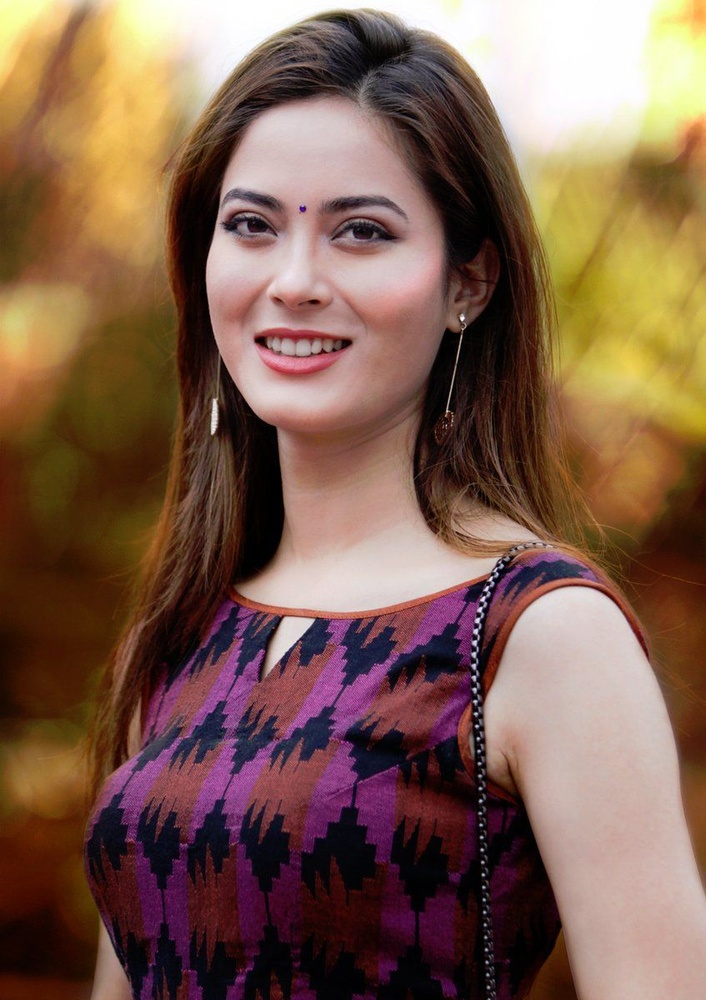
#> input picture Computer Vision/face detection using opencv/e6d0e49fb1f39374bdb727329cd4b5c1.jpg, 706 x 1000 px, shrunk from 847 x 1200 before the run, found by its file name
$ python face_detection.py
#> lines starting #> are read from the running program, lines starting #| are printed output that depends on the picture; after the words box and inside, x2 and y2 are one past the last pixel; in counts of white or black regions, pixels touching at a corner belong together
import cv2

imagePath = "C:/Users/niraj/Anaconda3/Projects/Computer Vision/face detection using opencv/e6d0e49fb1f39374bdb727329cd4b5c1.jpg"

cascadeClassifierPath = "C:/Program Files/opencv/build/etc/haarcascades/haarcascade_frontalface_alt.xml"

cascadeClassifier = cv2.CascadeClassifier(cascadeClassifierPath)
image = cv2.imread(imagePath)
#> image is the input picture: shape (1000, 706, 3); mean B, G, R 79.2, 95.8, 127.5

grayscaleImage = cv2.cvtColor(image, cv2.COLOR_BGR2GRAY)
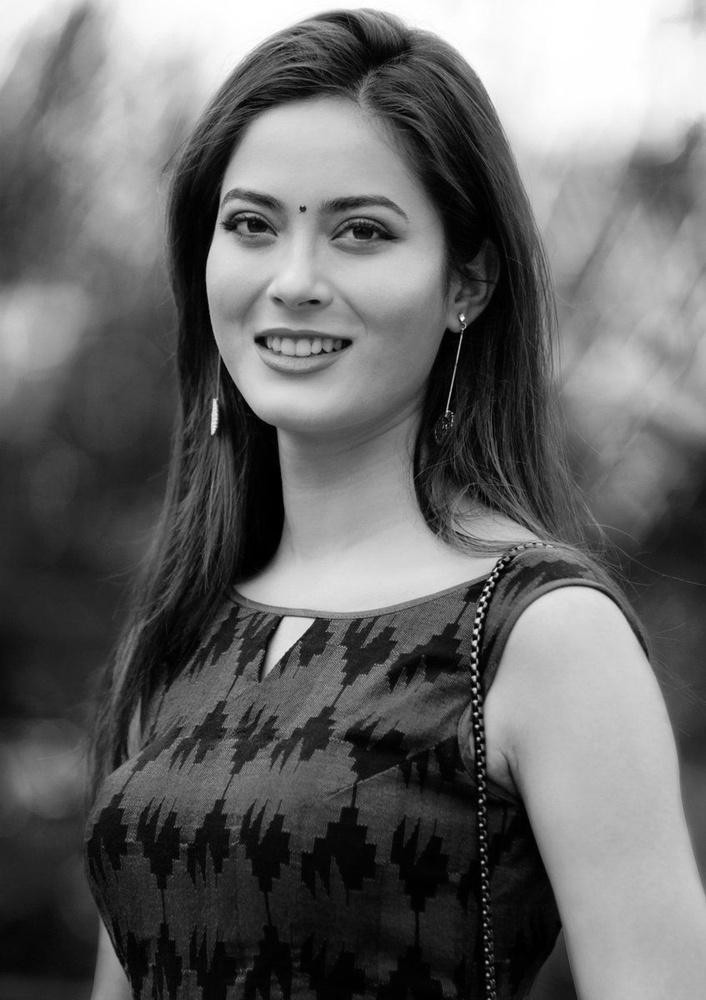
#> grayscaleImage: shape (1000, 706); min 0, max 255, mean 103.4

detectedface = cascadeClassifier.detectMultiScale(grayscaleImage, scaleFactor=1.1, minNeighbors=10, minSize=(30,30))
#> detectedface = [[158, 113, 295, 295]]

for (x, y, width, height) in detectedface:
    cv2.rectangle(image, (x, y), (x+width, y+height), (0, 0, 255), 10)
#> this loop made 1 pass
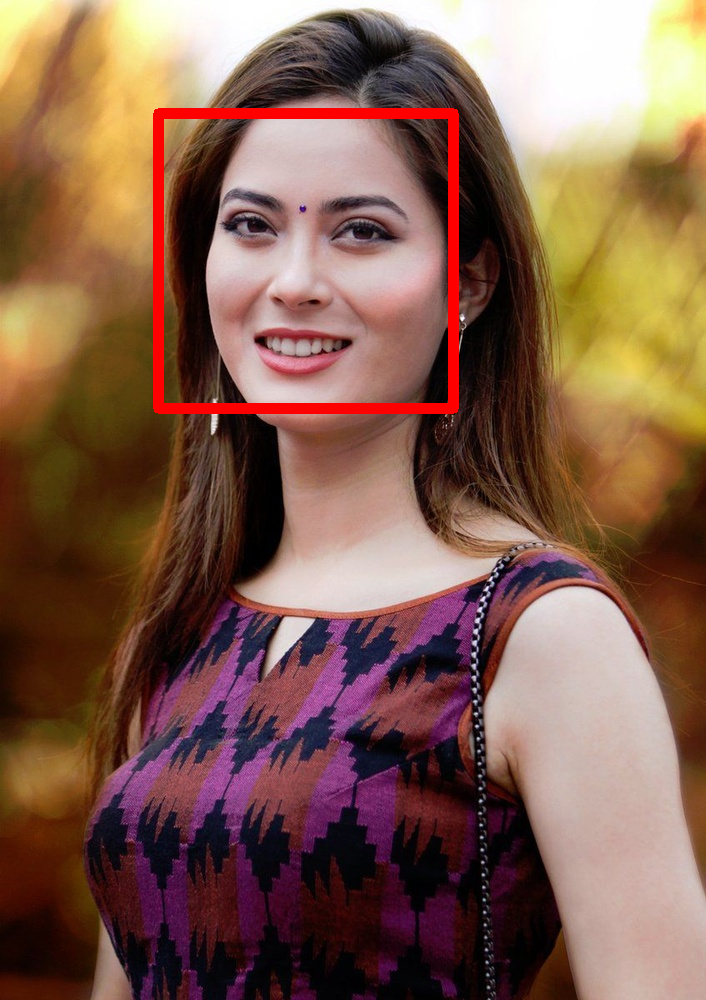
#> image: shape (1000, 706, 3); 1.83% of pixels changed, all inside (x1, y1, x2, y2) = (153, 108, 459, 414)

cv2.imwrite('result_shrinkhala2.jpg', image)

$ run again, with Computer Vision/face detection using opencv/45672169_136654143988306_3224790598147418026_n.jpg copied over Computer Vision/face detection using opencv/e6d0e49fb1f39374bdb727329cd4b5c1.jpg
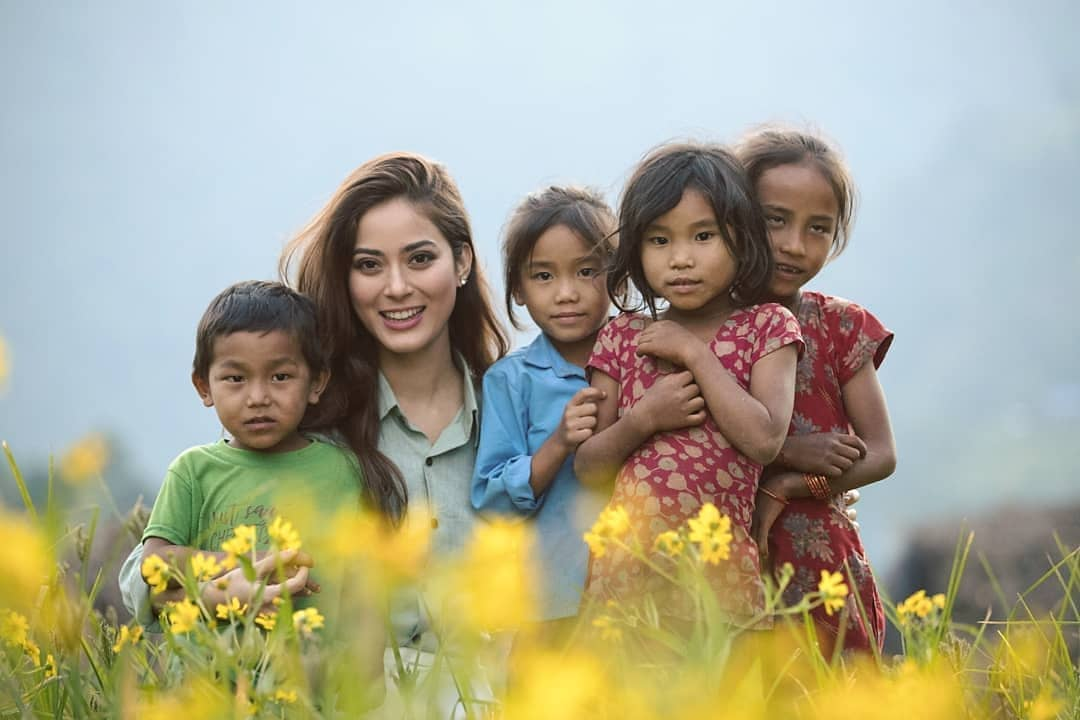
#> input picture Computer Vision/face detection using opencv/45672169_136654143988306_3224790598147418026_n.jpg, 1080 x 720 px, found by its file name
#> image is the input picture: shape (720, 1080, 3); mean B, G, R 146.5, 167.2, 168.2
#> `grayscaleImage = cv2.cvtColor(image, cv2.COLOR_BGR2GRAY)`:
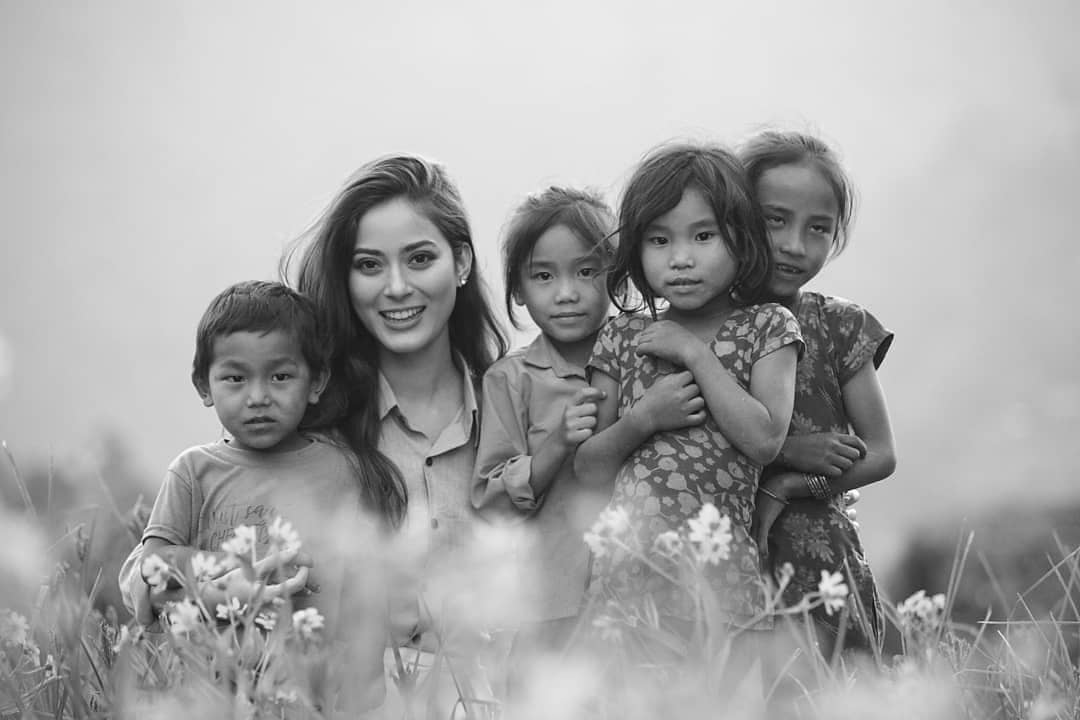
#> grayscaleImage: shape (720, 1080); min 3, max 255, mean 165.1
#> detectedface = [[744, 182, 107, 107], [633, 199, 102, 102], [515, 236, 101, 101], [197, 328, 123, 123], [331, 210, 131, 131]]
#> the loop `for (x, y, width, height) in detectedface:` made 5 passes
#> after the loop `for (x, y, width, height) in detectedface:`:
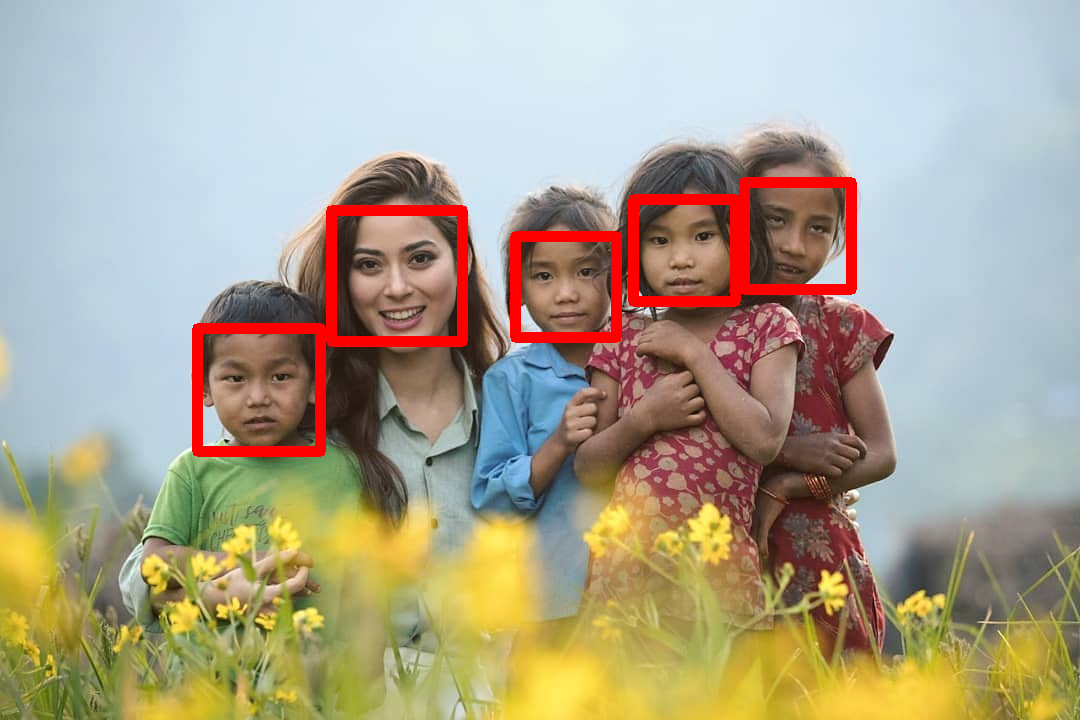
#> image: shape (720, 1080, 3); 3.14% of pixels changed, all inside (x1, y1, x2, y2) = (192, 177, 857, 457)
